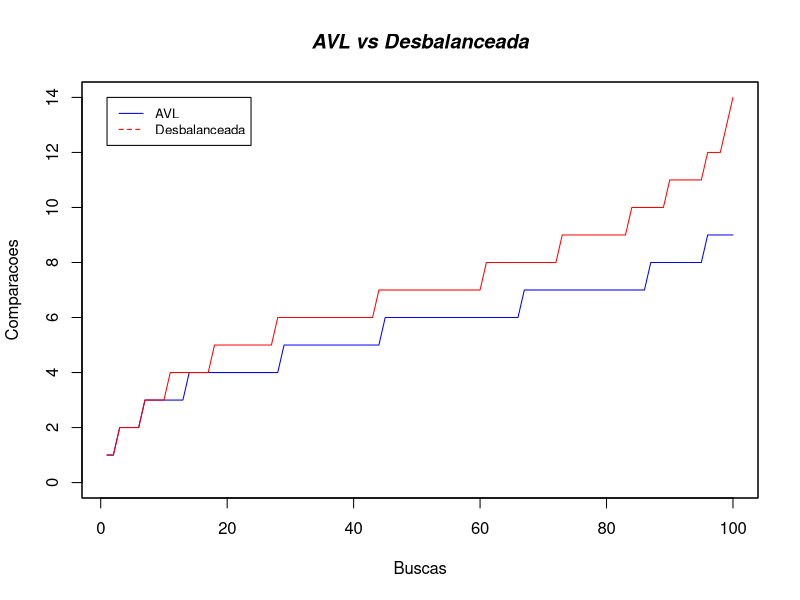

Source code (R):
bst<-c(1, 1, 2, 2, 2, 2, 3, 3, 3, 3, 4, 4, 4, 4, 4, 4, 4, 5, 5, 5, 5, 5, 5, 5, 5, 5, 5, 6, 6, 6, 6, 6, 6, 6, 6, 6, 6, 6, 6, 6, 6, 6, 6, 7, 7, 7, 7, 7, 7, 7, 7, 7, 7, 7, 7, 7, 7, 7, 7, 7, 8, 8, 8, 8, 8, 8, 8, 8, 8, 8, 8, 8, 9, 9, 9, 9, 9, 9, 9, 9, 9, 9, 9, 10, 10, 10, 10, 10, 10, 11, 11, 11, 11, 11, 11, 12, 12, 12, 13, 14)
avl<-c(1, 1, 2, 2, 2, 2, 3, 3, 3, 3, 3, 3, 3, 4, 4, 4, 4, 4, 4, 4, 4, 4, 4, 4, 4, 4, 4, 4, 5, 5, 5, 5, 5, 5, 5, 5, 5, 5, 5, 5, 5, 5, 5, 5, 6, 6, 6, 6, 6, 6, 6, 6, 6, 6, 6, 6, 6, 6, 6, 6, 6, 6, 6, 6, 6, 6, 7, 7, 7, 7, 7, 7, 7, 7, 7, 7, 7, 7, 7, 7, 7, 7, 7, 7, 7, 7, 8, 8, 8, 8, 8, 8, 8, 8, 8, 9, 9, 9, 9, 9)
buscas <- range(0, length(avl))
comparacoes <- range(0, avl, bst)
plot(avl, type = "l", col = "blue", ylim = comparacoes, ann=FALSE)
box()
lines(bst, type = 'l', col = 'red')
title(main = "AVL vs Desbalanceada", font.main = 4)
title(ylab = "Comparacoes")
title(xlab = "Buscas")
legend(1, comparacoes[2], c("AVL", "Desbalanceada"), cex = 0.8, col = c("blue", "red"), lty = 1:2)